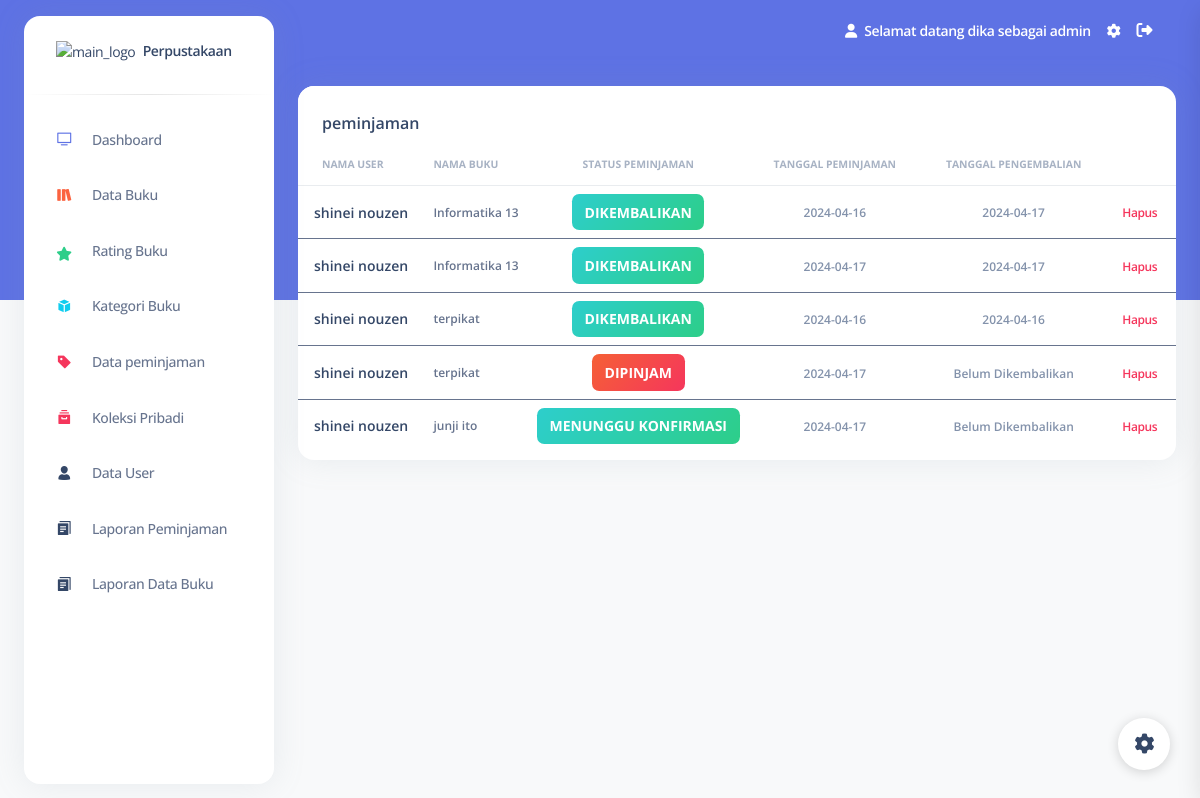
Screenshot of /admin/index.php?admin=peminjaman (signed in) with the database file from the repository.
### tables this page shows
CREATE TABLE `peminjaman` (
  `PeminjamanID` int(11) NOT NULL,
  `UserID` int(11) NOT NULL,
  `BukuID` int(11) NOT NULL,
  `TanggalPeminjaman` date NOT NULL,
  `TanggalPengembalian` date DEFAULT NULL,
  `StatusPeminjaman` varchar(50) NOT NULL
);

CREATE TABLE `user` (
  `UserID` int(11) NOT NULL,
  `Username` varchar(255) NOT NULL,
  `Password` varchar(255) NOT NULL,
  `Email` varchar(255) NOT NULL,
  `NamaLengkap` varchar(255) NOT NULL,
  `Alamat` text NOT NULL,
  `Level` enum('admin','petugas','peminjam') NOT NULL
);

CREATE TABLE `buku` (
  `BukuID` int(11) NOT NULL,
  `Judul` varchar(255) NOT NULL,
  `Penulis` varchar(255) NOT NULL,
  `Penerbit` varchar(255) NOT NULL,
  `TahunTerbit` int(11) NOT NULL
);

### admin/peminjaman.php (the view, shortened to what this page needs)
<div class="container-fluid py-4">
  <div class="row">
    <div class="col-12">
      <div class="card mb-4">
        <div class="row" style="margin-left: 0; margin-right:0;">
          <div class="card-header pb-0 d-flex col-6">
            <h6>peminjaman</h6>
          </div>
          <div class="col-6 text-end mt-3 mb-2">
          </div>
        </div>
        <div class="card-body px-0 pt-0 pb-2">
          <div class="table-responsive p-0">
            <table class="table align-items-center mb-0">
              <thead>
                <tr>
                  <th class="text-uppercase text-secondary text-xxs font-weight-bolder opacity-7">Nama User</th>
                  <th class="text-uppercase text-secondary text-xxs font-weight-bolder opacity-7 ps-2">Nama Buku</th>
                  <th class="text-center text-uppercase text-secondary text-xxs font-weight-bolder opacity-7">Status Peminjaman </th>
                  <th class="text-center text-uppercase text-secondary text-xxs font-weight-bolder opacity-7">Tanggal Peminjaman</th>
                  <th class="text-center text-uppercase text-secondary text-xxs font-weight-bolder opacity-7">Tanggal Pengembalian</th>
                  <th class="text-secondary opacity-7"></th>
                </tr>
              </thead>
              <tbody>
                <?php
                include "../configs/koneksi.php";
                $query = "SELECT * FROM peminjaman INNER JOIN user ON peminjaman.UserID = user.UserID INNER JOIN buku ON peminjaman.BukuID = buku.BukuID";
                $data = mysqli_query($koneksi, $query);
                foreach ($data as $data) : ?>
                  <tr>
                    <td>
                      <div class="d-flex px-2 py-1">
                        <div class="d-flex flex-column justify-content-center">
                          <h6 class="mb-0 text-sm"><?= $data['NamaLengkap'] ?></h6>
                        </div>
                      </div>
                    </td>
                    <td>
                      <p class="text-xs font-weight-bold mb-0"><?= $data['Judul'] ?></p>
                    </td>
                    <td class="align-middle text-center text-sm">
                      <?php
                      $status = $data['StatusPeminjaman'];
                      $warna = ($status == "dipinjam") ? "bg-gradient-danger" : "bg-gradient-success";
                      ?>
                      <span class="badge badge-sm text-sm <?= $warna; ?>"><?= $data['StatusPeminjaman'] ?></span>
                    </td>
                    <td class="align-middle text-center">
                      <span class="text-secondary text-xs font-weight-bold"><?= $data['TanggalPeminjaman']; ?></span>
                    </td>
                    <td class="align-middle text-center">
                      <?php
                      $tanggal_pengembalian = $data["TanggalPengembalian"];
                      if ($tanggal_pengembalian === null) {
                        $tanggal_pengembalian = "Belum Dikembalikan";
                    }
                      ?>
                      <span class="text-secondary text-xs font-weight-bold"><?= $tanggal_pengembalian; ?></span>
                    </td>
                    <td class="align-middle">
                      <a class="text-danger font-weight-bold text-xs" style="margin-left: 8px; margin-right: 10px;" href="../function/hapuspinjam.php?PeminjamanID=<?= $data['PeminjamanID']; ?>" onclick="return confirm('are you sure?')"> Hapus </a>
                    </td>
              </tbody>
            <?php
                endforeach;
            ?>
            </table>
          </div>
        </div>
      </div>
    </div>
  </div>

### rows the page displays
peminjaman: UserID.NamaLengkap "shinei nouzen", BukuID.Judul "Informatika 13", StatusPeminjaman "DIKEMBALIKAN", TanggalPeminjaman "2024-04-16", TanggalPengembalian "2024-04-17"
peminjaman: UserID.NamaLengkap "shinei nouzen", BukuID.Judul "Informatika 13", StatusPeminjaman "DIKEMBALIKAN", TanggalPeminjaman "2024-04-17", TanggalPengembalian "2024-04-17"
peminjaman: UserID.NamaLengkap "shinei nouzen", BukuID.Judul "terpikat", StatusPeminjaman "DIKEMBALIKAN", TanggalPeminjaman "2024-04-16", TanggalPengembalian "2024-04-16"
peminjaman: UserID.NamaLengkap "shinei nouzen", BukuID.Judul "terpikat", StatusPeminjaman "DIPINJAM", TanggalPeminjaman "2024-04-17", tanggal_pengembalian "Belum Dikembalikan"
peminjaman: UserID.NamaLengkap "shinei nouzen", BukuID.Judul "junji ito", StatusPeminjaman "MENUNGGU KONFIRMASI", TanggalPeminjaman "2024-04-17", tanggal_pengembalian "Belum Dikembalikan"

### other values shown
$_SESSION['Username'] "dika"
$_SESSION['Level'] "admin"
